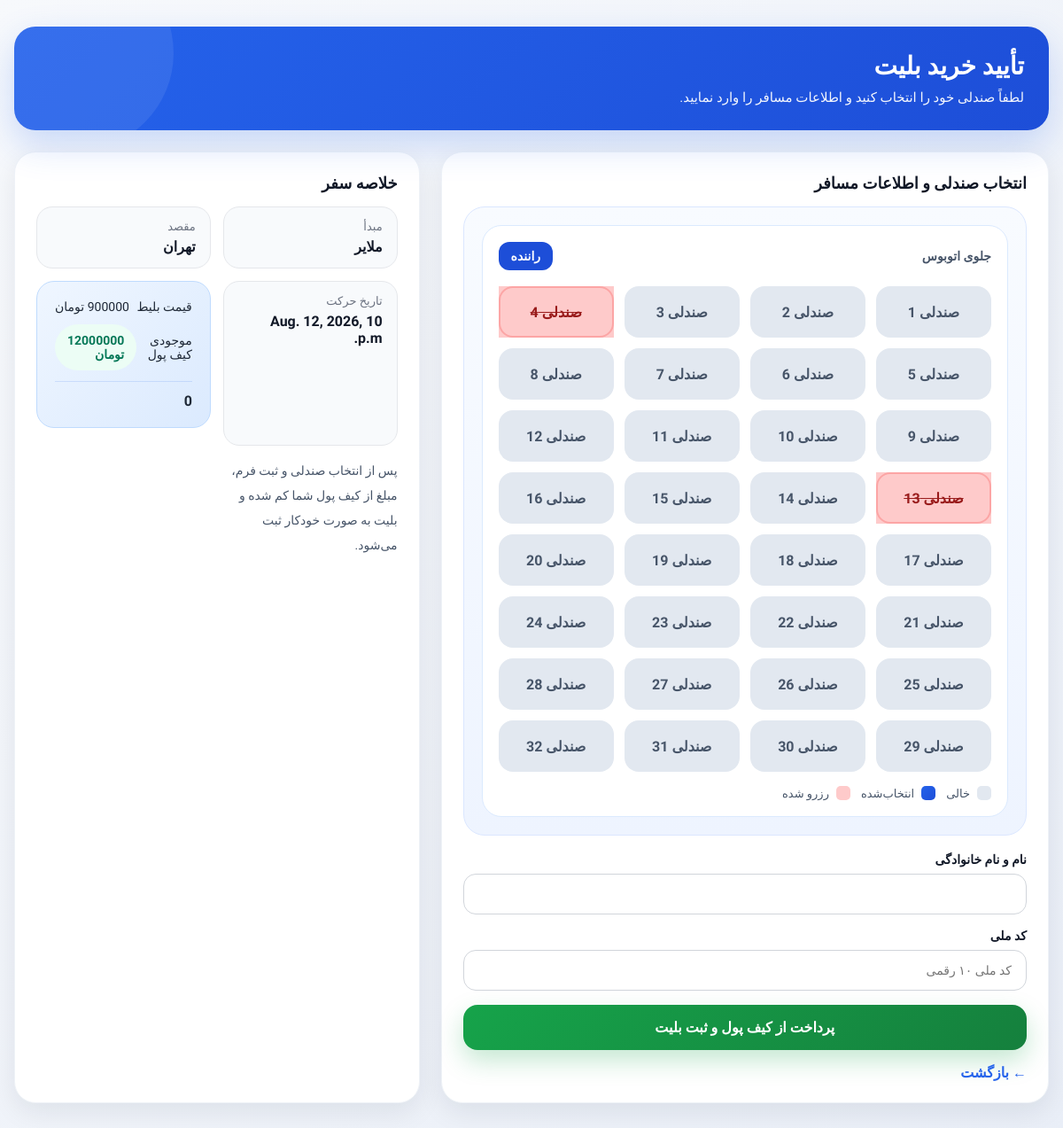
/bookings/buy/3/ (signed in), run on the app's committed database.
### trips/models.py (models this page shows, shortened)
class Trip(models.Model):
    origin=models.ForeignKey(City,on_delete=models.PROTECT,related_name="departing_trips")
    destination=models.ForeignKey(City,on_delete=models.PROTECT,related_name="arriving_trips")
    bus=models.ForeignKey(Bus,on_delete=models.PROTECT,related_name="trips")
    available_seats=models.PositiveBigIntegerField(default=40)
    departure_datetime=models.DateTimeField()
    arrival_datetime=models.DateTimeField(blank=True,null=True)
    price=models.PositiveIntegerField()
    is_active=models.BooleanField(default=True)
    class Meta:
        indexes=[
            models.Index(fields=["origin","destination","departure_datetime"]),
        ]

class City(models.Model):
    name=models.CharField(max_length=100,unique=True)
    slug=models.SlugField(max_length=120,unique=True)
    def __str__(self):
        return self.name

### bookings/views.py (the view, shortened to what this page needs)
# urls.py: path("buy/<int:trip_id>/",views.buy_ticket,name="buy_ticket"),
def buy_ticket(request, trip_id):
    trip = get_object_or_404(Trip, id=trip_id)
    wallet, created = Wallet.objects.get_or_create(user=request.user, defaults={'balance': 12000000})
    price = trip.price
    reserved_seats = list(Ticket.objects.filter(trip=trip).values_list('seat_number', flat=True))
    reserved_seats = [int(s) for s in reserved_seats]
    total_seats_range = list(range(1, 33))
    context = {
        "trip": trip,
        "price": price,
        "balance": wallet.balance,
        "reserved_seats": reserved_seats,
        "total_seats_range": total_seats_range,
    }
    return render(request, "bookings/confirm_buy.html", context)

### bookings/templates/bookings/confirm_buy.html (shortened to what this page needs)
{% load static %}
<!DOCTYPE html>
<html lang="fa" dir="rtl">
<head>
</head>
<body>
<div class="page-wrapper">
    <div class="header">
        <h1>تأیید خرید بلیت</h1>
        <p>لطفاً صندلی خود را انتخاب کنید و اطلاعات مسافر را وارد نمایید.</p>
    </div>
    <div class="grid">
        <div class="card">
            <div class="section-title">انتخاب صندلی و اطلاعات مسافر</div>
            <form method="post" action="/bookings/buy/{{ trip.id }}/">
                <div class="seat-layout">
                    <div class="bus">
                        <div class="bus-top">
                            <span>جلوی اتوبوس</span>
                            <span class="driver">راننده</span>
                        </div>
                        <div class="seat-grid">
                            {% for seat in total_seats_range %}
                                {% if seat in reserved_seats %}
                                    <div class="seat-item reserved">
                                        <label class="seat-label">صندلی {{ seat }}</label>
                                    </div>
                                {% else %}
                                    <div class="seat-item">
                                        <label class="seat-label" for="seat{{ seat }}">
                                            صندلی {{ seat }}
                                        </label>
                                    </div>
                                {% endif %}
                            {% endfor %}
                        </div>
                        <div class="legend">
                            <div class="legend-item">
                                <span class="legend-box available"></span>
                                <span>خالی</span>
                            </div>
                            <div class="legend-item">
                                <span class="legend-box selected"></span>
                                <span>انتخاب‌شده</span>
                            </div>
                            <div class="legend-item">
                                <span class="legend-box reserved"></span>
                                <span>رزرو شده</span>
                            </div>
                        </div>
                    </div>
                </div>
                <br>
                <div class="form-group">
                    <label for="full_name" class="form-label">نام و نام خانوادگی</label>
                    <input
                        type="text"
                        id="full_name"
                        name="full_name"
                        class="form-control"
                        required
                    >
                </div>
                <div class="form-group">
                    <label for="national_code" class="form-label">کد ملی</label>
                    <input
                        type="text"
                        id="national_code"
                        name="national_code"
                        class="form-control"
                        placeholder="کد ملی ۱۰ رقمی"
                        maxlength="10"
                        required
                    >
                </div>
                <button type="submit" class="submit-btn">پرداخت از کیف پول و ثبت بلیت</button>
            </form>
            <a href="javascript:history.back()" class="back-link">← بازگشت</a>
        </div>
        <div class="card">
            <div class="section-title">خلاصه سفر</div>
            <div class="trip-info">
                <div class="info-box">
                    <div class="info-label">مبدأ</div>
                    <div class="info-value">{{ trip.origin }}</div>
                </div>
                <div class="info-box">
                    <div class="info-label">مقصد</div>
                    <div class="info-value">{{ trip.destination }}</div>
                </div>
                <div class="info-box">
                    <div class="info-label">تاریخ حرکت</div>
                    <div class="info-value">{{ trip.departure_datetime }}</div>
                </div>
            <div class="summary-box">
                <div class="summary-row">
                    <span>قیمت بلیط</span>
                    <span>{{ price }} تومان</span>
                </div>
                <div class="summary-row">
                    <span>موجودی کیف پول</span>
                    <span class="balance-badge">{{ balance }} تومان</span>
                </div>
                <div class="summary-row">
                    <span id="selected-seat-count">0</span>
                </div>
            </div>
            <p style="font-size:14px; line-height:2; color:#475569;">
                پس از انتخاب صندلی و ثبت فرم، مبلغ از کیف پول شما کم شده و بلیت به صورت خودکار ثبت می‌شود.
            </p>
        </div>
    </div>
</div>
</body>
</html>

### bookings/templates/bookings/confirm_buy.html (style rules this page uses)
* { box-sizing: border-box; margin: 0; padding: 0; }
body { font-family: 'Vazirmatn', sans-serif; background: linear-gradient(135deg, #f7f9fc 0%, #e9eef7 100%); min-height: 100vh; color: #1f2937; }
.page-wrapper { max-width: 1200px; margin: 0 auto; padding: 30px 16px 50px; }
.header { background: linear-gradient(135deg, #2563eb, #1d4ed8); color: #fff; border-radius: 24px; padding: 28px; box-shadow: 0 16px 40px rgba(37, 99, 235, 0.22); margin-bottom: 24px; position: relative; overflow: hidden; }
.header::before { content: ""; position: absolute; width: 220px; height: 220px; border-radius: 50%; background: rgba(255,255,255,0.08); top: -80px; left: -40px; }
.header h1 { font-size: 28px; margin-bottom: 10px; position: relative; z-index: 1; }
.header p { font-size: 15px; opacity: 0.95; position: relative; z-index: 1; }
.grid { display: grid; grid-template-columns: 1.2fr 0.8fr; gap: 24px; }
.card { background: #fff; border-radius: 24px; padding: 24px; box-shadow: 0 10px 30px rgba(15, 23, 42, 0.08); border: 1px solid #eef2f7; }
.section-title { font-size: 18px; font-weight: 800; margin-bottom: 16px; color: #111827; }
.trip-info { display: grid; grid-template-columns: repeat(2, 1fr); gap: 14px; margin-bottom: 24px; }
.info-box { background: #f8fafc; border: 1px solid #e5e7eb; border-radius: 18px; padding: 14px 16px; }
.info-label { font-size: 13px; color: #6b7280; margin-bottom: 6px; }
.info-value { font-size: 16px; font-weight: 700; color: #111827; }
.seat-layout { background: linear-gradient(180deg, #f8fbff 0%, #eef4ff 100%); border: 1px solid #dbe7ff; border-radius: 24px; padding: 20px; }
.bus { background: #ffffff; border-radius: 22px; padding: 18px; border: 1px solid #dbeafe; box-shadow: inset 0 1px 0 rgba(255,255,255,0.8); }
.bus-top { display: flex; justify-content: space-between; align-items: center; margin-bottom: 18px; font-size: 14px; color: #475569; font-weight: 700; }
.driver { background: #1d4ed8; color: white; padding: 8px 14px; border-radius: 12px; }
.seat-grid { display: grid; grid-template-columns: repeat(4, minmax(0, 1fr)); gap: 12px; }
.seat-item { position: relative; }
.seat-label { display: flex; align-items: center; justify-content: center; height: 58px; border-radius: 16px; background: #e2e8f0; color: #475569; font-weight: 800; cursor: pointer; border: 2px solid transparent; transition: all 0.2s ease; user-select: none; }
.seat-item.reserved .seat-label { background: #fecaca; color: #991b1b; cursor: not-allowed; border-color: #fca5a5; text-decoration: line-through; }
.legend { display: flex; gap: 12px; flex-wrap: wrap; margin-top: 16px; }
.legend-item { display: flex; align-items: center; gap: 8px; font-size: 13px; color: #475569; }
.legend-box { width: 16px; height: 16px; border-radius: 5px; display: inline-block; }
.available { background: #e2e8f0; }
.selected { background: linear-gradient(135deg, #2563eb, #1d4ed8); }
.reserved { background: #fecaca; }
.form-group { margin-bottom: 16px; }
.form-label { display: block; margin-bottom: 8px; font-size: 14px; font-weight: 700; color: #111827; }
.form-control { width: 100%; border: 1px solid #d1d5db; border-radius: 14px; padding: 14px 16px; font-family: inherit; font-size: 14px; outline: none; transition: 0.2s; background: #fff; }
.summary-box { background: linear-gradient(135deg, #eff6ff, #dbeafe); border-radius: 20px; padding: 20px; border: 1px solid #bfdbfe; margin-bottom: 20px; }
.summary-row { display: flex; justify-content: space-between; align-items: center; margin-bottom: 12px; font-size: 14px; }
.summary-row:last-child { margin-bottom: 0; padding-top: 12px; border-top: 1px solid rgba(37, 99, 235, 0.15); font-size: 16px; font-weight: 800; }
.submit-btn { width: 100%; border: none; background: linear-gradient(135deg, #16a34a, #15803d); color: white; font-family: inherit; font-size: 16px; font-weight: 800; padding: 16px; border-radius: 16px; cursor: pointer; transition: 0.2s; box-shadow: 0 12px 28px rgba(22, 163, 74, 0.25); }
.balance-badge { display: inline-flex; align-items: center; gap: 8px; background: #ecfdf5; color: #047857; padding: 10px 14px; border-radius: 999px; font-weight: 700; font-size: 14px; }
.back-link { display: inline-block; margin-top: 16px; color: #2563eb; text-decoration: none; font-weight: 700; }

### data on the page
Trip: origin "ملایر", destination "تهران", departure_datetime "Aug. 12, 2026, 10 p.m."

### other printed values
{{ seat }} "1" "2" "3" "5" "6" "7" "8" "9" "10" "11" "12" "14" "15" "16" "17" "18" "19" "20" "21" "22" "23" "24" "25" "26" "27" "28" "29" "30" "31" "32"
{{ seat }} "4" "13"
{{ balance }} "12000000"
